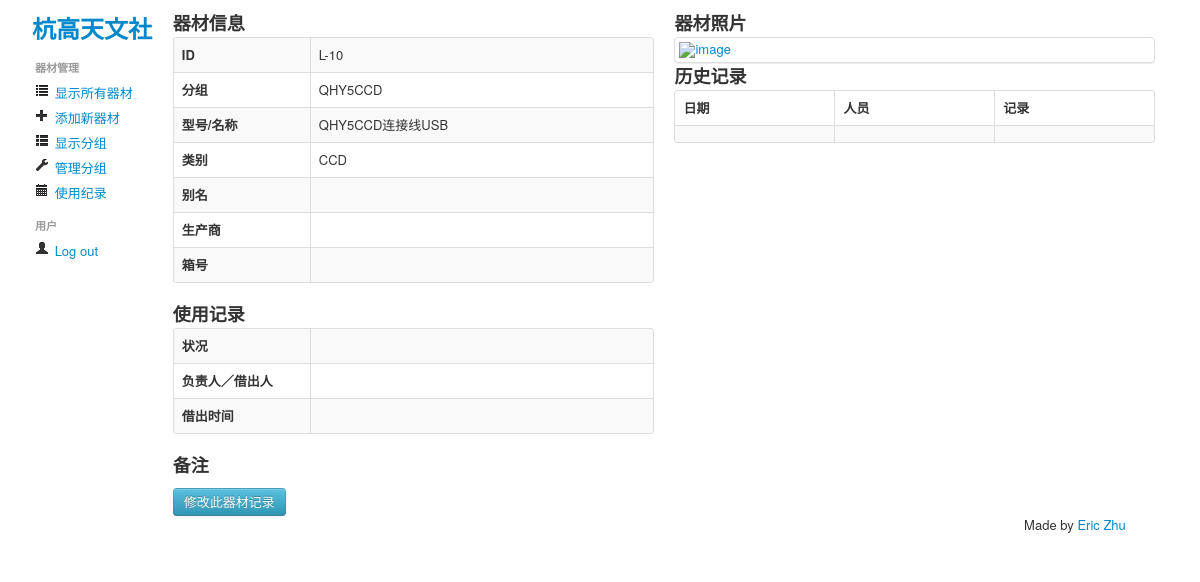
The app's page /detail/L-10 (signed in) with its own data.
### tables this page shows
CREATE TABLE entries (
	id integer primary key autoincrement,
	equip_id string not null unique,
	group_name string not null,
	category string,
	case_id string,
	model string,
	manufacturer string,
	nick string,
	status string,
	borrower string,
	check_out_date string,
	note string,
	photo string,
	foreign key(group_name) references equip_group(group_name)
);

### hgobequip.py (the view)
@app.route('/detail/<equip_id>')
def detail_entry(equip_id):
	if not session.get('logged_in'):
		abort(401)
	entry = get_entry(equip_id)
	return render_template('detail_entry.html', entry=entry)

### hgobequip.py (called while the page is built)
def connect_db():
	return sqlite3.connect(app.config['DATABASE'])

def get_entry(equip_id):
	cur = g.db.execute('SELECT * FROM entries WHERE equip_id=?', (equip_id,))
	entries = [dict(equip_id=row[1], group_name=row[2], category=row[3], case_id=row[4], model=row[5], manufacturer=row[6], nick=row[7], status=row[8], borrower=row[9], check_out_date=row[10], note=row[11], photo=row[12]) for row in cur.fetchall()]
	return entries[0]

@app.before_request
def before_request():
	g.db = connect_db()

@app.teardown_request
def teardown_request(exception):
	g.db.close()

### templates/detail_entry.html (shortened to what this page needs)
{% extends "layout.html" %}
{% block body %}
{% if session.logged_in %}
<div class="row">
	<div class="span6">
		<h3>器材信息</h3>
		<table class="table table-striped table-bordered">
			<tr><th width=120>ID</th><td>{{ entry.equip_id }}</td></tr>
			<tr><th>分组</th><td>{{ entry.group_name }}</td></tr>
			<tr><th>型号/名称</th><td>{{ entry.model }}</td></tr>
			<tr><th>类别</th><td>{{ entry.category }}</td></tr>
			<tr><th>别名</th><td>{{ entry.nick }}</td></tr>
			<tr><th>生产商</th><td>{{ entry.manufacturer }}</td></tr>
			<tr><th>箱号</th><td>{{ entry.case_id }}</td></tr>
		</table>
		<h3>使用记录</h3>
		<table class="table table-striped table-bordered">
			<tr><th width=120>状况</th><td>{{ entry.status }}</td></tr>
			<tr><th>负责人／借出人</th>{{ entry.borrower }}<td></td></tr>
			<tr><th>借出时间</th><td>{{ entry.check_out_date }}</td></tr>
		</table>
		<h3>备注</h3>
		<a class="btn btn-info" href="{{ url_for('update_entry', equip_id=entry.equip_id) }}">修改此器材记录</a>
	</div>
     <div class="span6">
		<h3>器材照片</h3>
		<a href="{{ entry.photo }}" class="thumbnail">
			<img src="{{ entry.photo }}" alt="image">
		</a>
     	<h3>历史记录</h3>
		<table class="table table-striped table-bordered">
			<thead><th>日期</th><th>人员</th><th>记录</th></thead>
			<tbody>
				<tr><td></td><td></td><td></td></tr>
			</tbody>
		</table>
     </div>
</div>
{% endif %}
{% endblock %}

### records on screen
entries: equip_id "L-10", group_name "QHY5CCD", model "QHY5CCD连接线USB", category "CCD"
